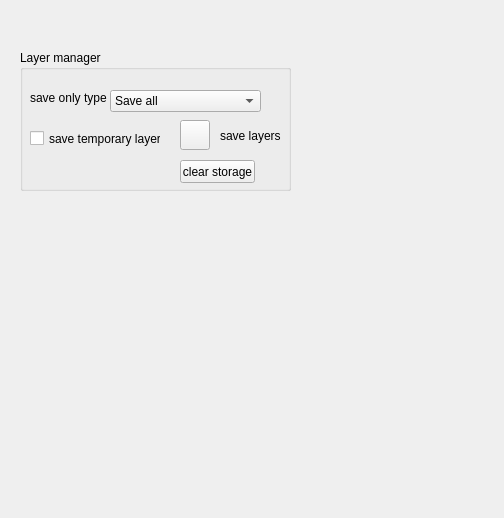
<?xml version="1.0" encoding="UTF-8"?>
<ui version="4.0">
 <class>Form</class>
 <widget class="QWidget" name="Form">
  <property name="geometry">
   <rect>
    <x>0</x>
    <y>0</y>
    <width>504</width>
    <height>518</height>
   </rect>
  </property>
  <property name="windowTitle">
   <string>Form</string>
  </property>
  <widget class="QGroupBox" name="groupBox">
   <property name="geometry">
    <rect>
     <x>20</x>
     <y>50</y>
     <width>271</width>
     <height>141</height>
    </rect>
   </property>
   <property name="title">
    <string>Layer manager</string>
   </property>
   <property name="flat">
    <bool>false</bool>
   </property>
   <widget class="QComboBox" name="proxyType">
    <property name="geometry">
     <rect>
      <x>90</x>
      <y>40</y>
      <width>151</width>
      <height>22</height>
     </rect>
    </property>
    <property name="currentIndex">
     <number>0</number>
    </property>
    <item>
     <property name="text">
      <string>Save all</string>
     </property>
    </item>
    <item>
     <property name="text">
      <string>Image</string>
     </property>
    </item>
    <item>
     <property name="text">
      <string>ImageCollection</string>
     </property>
    </item>
   </widget>
   <widget class="QCheckBox" name="cacheOn">
    <property name="geometry">
     <rect>
      <x>10</x>
      <y>80</y>
      <width>131</width>
      <height>17</height>
     </rect>
    </property>
    <property name="text">
     <string>save temporary layers</string>
    </property>
   </widget>
   <widget class="QPushButton" name="saveButton">
    <property name="geometry">
     <rect>
      <x>160</x>
      <y>70</y>
      <width>30</width>
      <height>30</height>
     </rect>
    </property>
    <property name="text">
     <string/>
    </property>
    <property name="icon">
     <iconset>
      <normaloff>:/plugins/geegui/icons/save.png</normaloff>:/plugins/geegui/icons/save.png</iconset>
    </property>
    <property name="iconSize">
     <size>
      <width>30</width>
      <height>30</height>
     </size>
    </property>
   </widget>
   <widget class="QLabel" name="label_2">
    <property name="geometry">
     <rect>
      <x>10</x>
      <y>40</y>
      <width>81</width>
      <height>16</height>
     </rect>
    </property>
    <property name="text">
     <string>save only type</string>
    </property>
   </widget>
   <widget class="QLabel" name="label">
    <property name="geometry">
     <rect>
      <x>200</x>
      <y>70</y>
      <width>61</width>
      <height>31</height>
     </rect>
    </property>
    <property name="text">
     <string>save layers</string>
    </property>
   </widget>
   <widget class="QPushButton" name="pushButton">
    <property name="geometry">
     <rect>
      <x>160</x>
      <y>110</y>
      <width>75</width>
      <height>23</height>
     </rect>
    </property>
    <property name="text">
     <string>clear storage</string>
    </property>
   </widget>
  </widget>
 </widget>
 <resources/>
 <connections/>
</ui>
